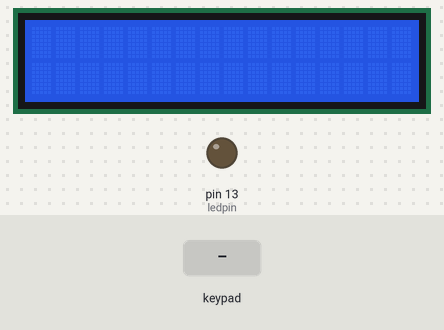
Recording of a sketch running on a simulated Arduino Uno, built with avr-gcc and run on an emulated ATmega328P. On the bench: 16×2 character LCD, output pins drawn as LEDs (lit = HIGH). Inputs (shaded band) come from the test bench. What the sketch prints to the serial monitor is not drawn.

Above: at 1.2 s.
1.3 s: keypad keys 1 2 3 4 # pressed 0.4 s apart
At 3.3 s:
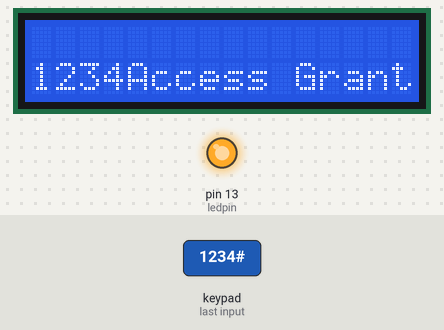
6.3 s: key '#' pressed
At 7.2 s:
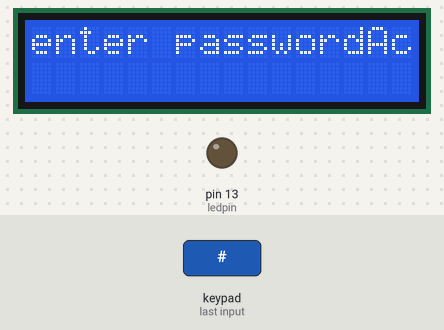
9.3 s: keypad keys 1 2 3 4 # pressed 0.4 s apart
At 11.7 s:
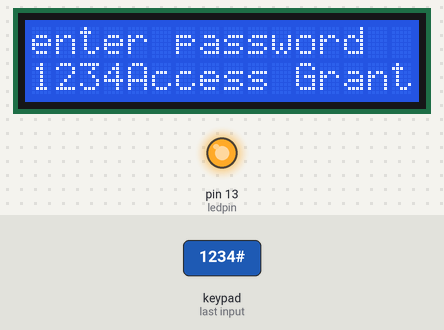
14.3 s: key '2' pressed
At 15.2 s:
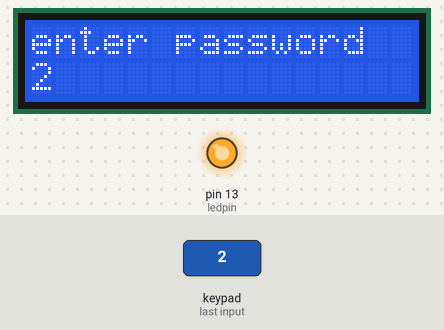
Timing chart, 0 to 16.8 s (numbered marks = the images above; inputs shaded):
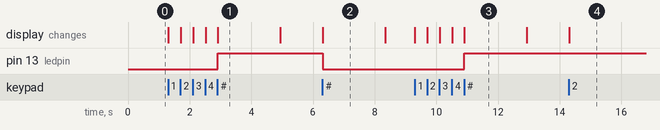

Measured:
- after the input at 1.3 s, pin 13 (ledpin): LOW → HIGH after 1.6 s; the display: first changes at once (image 1 shows a later state)
- after the input at 6.3 s, pin 13 (ledpin): HIGH → LOW at once; the display: changes at once (image 2)
- after the input at 9.3 s, pin 13 (ledpin): LOW → HIGH after 1.6 s; the display: first changes at once (image 3 shows a later state)
- after the input at 14.3 s, the display: changes at once (image 4)
- what the display in image 1 shows lasts 2.0 s, from 2.9 s to 4.9 s

The sketch:

keypadandlcd.ino.ino
```cpp
#include<Keypad.h>
#include<Wire.h>
#include<LiquidCrystal_I2C.h>

LiquidCrystal_I2C lcd(0x27, 16, 2);

 const byte ROWS =4;
 const byte COLS =4;
 String inputpassword="";
 String correctpassword="1234";

 int ledpin=13;

 char keys[ROWS][COLS]={

  {'1','2','3','+'},
  {'4','5','6','-'},
  {'7','8','9','/'},
  {'*','0','#','='}

 };

byte rowPins[ROWS]={2,3,4,5};
byte colPins[COLS]={6,7,8,9};

Keypad keypad=Keypad(makeKeymap(keys),rowPins,colPins,ROWS,COLS);


void setup() {
  pinMode(ledpin,OUTPUT);
  digitalWrite(ledpin,LOW);

  Serial.begin(9600);
  lcd.init();
  lcd.backlight();
  lcd.setCursor(0,0);
  Serial.print("input password followed by #:");

}

void loop() {
 char key =keypad.getKey();
 if(key){
  if(key=='#'){
    // lcd.clear();
    if(inputpassword==correctpassword){
      lcd.print("Access Granted");
      digitalWrite(ledpin,HIGH);
    }else{
      lcd.print("Access Denied");
      digitalWrite(ledpin,LOW);
    }
    Serial.println(inputpassword);
    delay(2000);
    lcd.clear();
    lcd.print("enter password");
    inputpassword="";
  }
  else if(key>='0' && key<='9'){
    inputpassword +=key;
    lcd.setCursor(0,1);
    lcd.print(inputpassword);
  }
  // lcd.print("Pressed key:");
  // lcd.println(key);
  // Serial.print("pressed key:");
  // Serial.print(key);
  // delay(100);
  // lcd.clear();
 }

}
```
